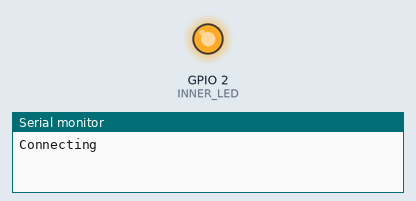
This sketch was run on a simulated ESP8266 (NodeMCU). On the bench: output pins drawn as LEDs (lit = HIGH), the last lines printed to the serial monitor. WiFi joins after 1.5 s; servers stay silent unless stated.

Above: at 0.1 s.
At 1.6 s:
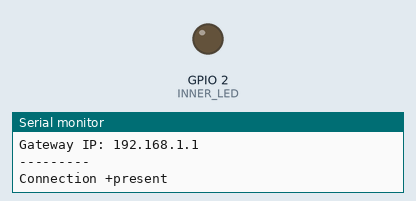
Timing chart, 0 to 3.1 s (numbered marks = the images above):
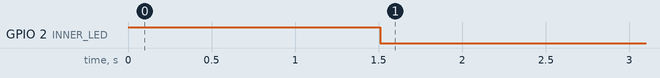

Measured:
- by itself, GPIO 2 (INNER_LED): HIGH → LOW at 1.5 s

The sketch:

ESP_SERVER69.ino
```cpp
/*
 *  This sketch demonstrates how to scan WiFi networks.
 *  The API is almost the same as with the WiFi Shield library,
 *  the most obvious difference being the different file you need to include:
 */
#include "ESP8266WiFi.h"

const char *essid = "OnePlus 5";
const char *key = "Braindead6233";

const int INNER_LED = 2;
const int timeCheck = 5000; // ms

void setup() {
  Serial.begin(115200);

  pinMode(INNER_LED,OUTPUT);
  digitalWrite(INNER_LED, HIGH);

  WiFi.hostname("esp_server69");
  WiFi.begin(essid,key);

  Serial.print("Connecting");

  while (WiFi.status() != WL_CONNECTED)
  {
    delay(500);
    Serial.print(".");
  }
  Serial.println();

  Serial.println("Connected. Local network settings:");

  Serial.print("IP address: ");
  Serial.println(WiFi.localIP());

  Serial.print("Subnet Mask: ");
  Serial.println(WiFi.subnetMask());

  Serial.print("Gateway IP: ");
  Serial.println(WiFi.gatewayIP());

  Serial.println("---------");
}

void loop() {
  if (WiFi.status() == WL_CONNECTED)
  {
    Serial.println("Connection +present");
    digitalWrite(INNER_LED, LOW);
  }
  else
  {
    Serial.println("Connection -lost");
    WiFi.begin(essid,key);
    digitalWrite(INNER_LED, HIGH);
  }

  delay(timeCheck);
}
```
